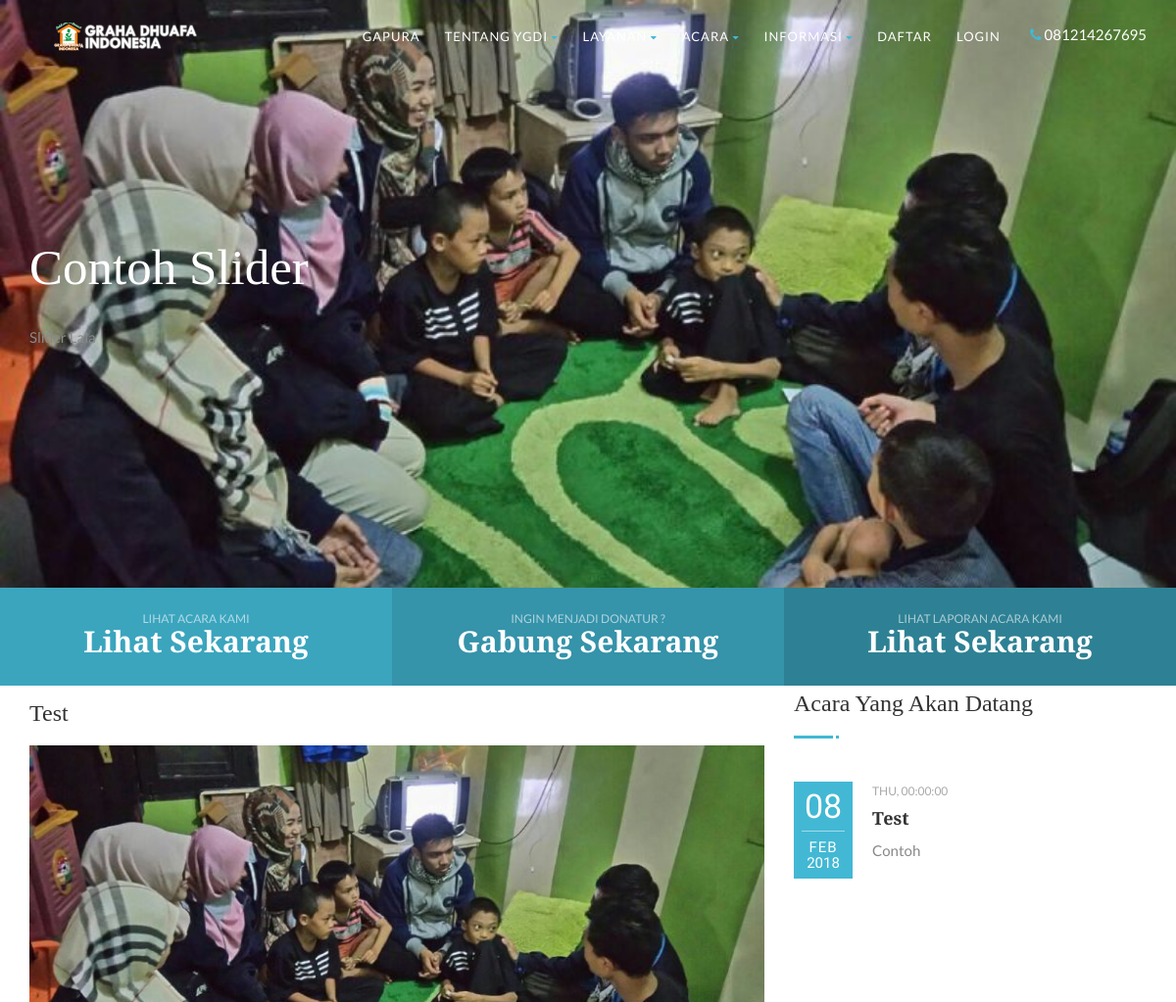
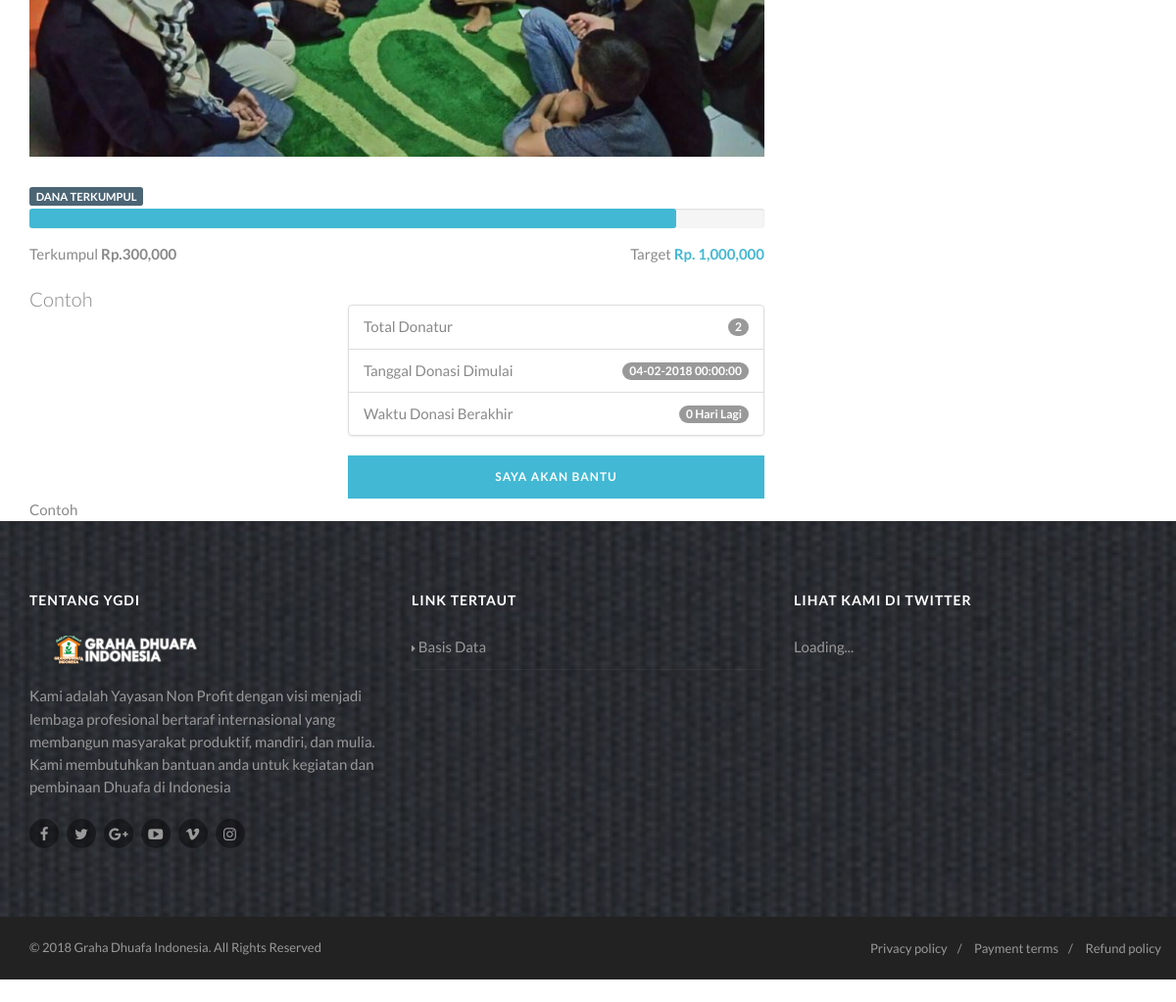
/public/detail/contoh-event, run on the app's committed database (2 pictures, top to bottom).
### tables this page shows
CREATE TABLE IF NOT EXISTS `galeri` (
`id_galeri` int(11) NOT NULL,
  `judul` varchar(50) NOT NULL,
  `deskripsi` varchar(255) NOT NULL,
  `img` varchar(50) NOT NULL,
  `id_admin` int(11) NOT NULL
);

CREATE TABLE IF NOT EXISTS `event` (
`id_event` int(11) NOT NULL,
  `slug` varchar(50) NOT NULL,
  `judul` varchar(100) NOT NULL,
  `deskripsi` text NOT NULL,
  `rangkuman` varchar(250) NOT NULL,
  `gambar` varchar(40) NOT NULL,
  `target_biaya` double NOT NULL,
  `mulai_acara` datetime NOT NULL,
  `selesai_acara` datetime NOT NULL,
  `mulai_donasi` datetime NOT NULL,
  `selesai_donasi` datetime NOT NULL,
  `dibuat` datetime NOT NULL DEFAULT CURRENT_TIMESTAMP,
  `id_admin` int(11) NOT NULL
);

### application/libraries/Template.php (called while the page is built, shortened)
<?php
class Template {
  public $ci;
  public function __construct()
  {
    $obj =& get_instance();
    $this->ci = $obj;
  }
  function diffdays($date_1 , $date_2 , $differenceFormat = '%a' )
  {
      $datetime1 = date_create($date_1);
      $datetime2 = date_create($date_2);
      $interval = date_diff($datetime1, $datetime2);
      return $interval->format($differenceFormat);
  }
  public function setTemplate($content,$addons="",$header="",$footer="",$js="",$css="")
  {
    $data = array();
    $data["data"] = $addons;
    $galeri = $this->ci->config->item("galeri");
    $data["data"]["galeri"] = $galeri->result();
    $resCSS = $this->ci->config->item("css");
    $resJS = $this->ci->config->item("js");
    if($js == "" && $css == ""){
      $data["css"] =  $resCSS;
      $data["js"] =   $resJS;
    }else{
      $data["css"] = $js;
      $data["js"] = $css;
    }
    if($header == "" && $footer == ""){
      $this->ci->load->view($content,$data);
    }else{
      $this->ci->load->view($header,$data);
      $this->ci->load->view($content,$data);
      $this->ci->load->view($footer,$data);
    }
  }
}

### application/controllers/public/Detail.php (called while the page is built, shortened)
<?php
class Detail extends CI_Controller{
  function page($slug = "")
  {
    if($slug != ""){
      $resCSS = $this->config->item("css");
      $resJS = $this->config->item("js");
      array_push($resJS,base_url("assets/js/detail.js"));
      $eventdetail = $this->event->find(array("slug"=>$slug));
      if($eventdetail->num_rows() > 0){
        $nowdate = date("Y-m-d H:i:s");
        $eventselanjutnya = $this->event->find(array("mulai_acara >="=>$nowdate));
        $this->template->setTemplate("public/deskripsi",array("judul"=>$eventdetail->row()->judul,"event_upcoming"=>$eventselanjutnya->result(),"slug"=>$slug,"event"=>$eventdetail->row()),"themepublic/header","themepublic/footer",$resCSS,$resJS);
      }else{
        redirect(base_url("notfound"));
      }
    }else{
      redirect(base_url("notfound"));
    }
  }
}

### index.php (called while the page is built, shortened)
<?php
require_once BASEPATH.'core/CodeIgniter.php';

### application/models/Galeri.php (called while the page is built, shortened)
<?php
class Galeri extends CI_Model{
  function find($value='')
  {
    if($value != ""){
      return $this->db->get_where("galeri",$value);
    }else{
      return $this->db->get("galeri");
    }
  }
}

### application/config/siteconfig.php (called while the page is built, shortened)
<?php
$obj =& get_instance();
$galeri = $obj->galeri->find();

### application/models/Event.php (called while the page is built, shortened)
<?php
class Event extends CI_Model{
  public $limit = 4;
  function find($value='')
  {
    if($value != ""){
      return $this->db->limit($this->limit,0)->order_by("id_event","desc")->where($value)->get("event");
    }else{
      return $this->db->limit($this->limit,0)->order_by("id_event","desc")->get("event");
    }
  }
  function eventdonasi($value = "",$status = 1){
    if($value != ""){
      return $this->db->select("*")->from("event a")->join("event_donasi b","a.id_event = b.id_event")->where("b.status",$status)->where($value)->get();
    }else{
      return $this->db->select("*")->from("event a")->join("event_donasi b","a.id_event = b.id_event")->where("b.status",$status)->get();
    }
  }
}

### application/views/public/deskripsi.php (the view)
<div class="content">
    <div class="container">
        <div class="row">
            <div id="konten" class="col-md-8 content-block">
                <h3><?= $data["judul"] ?></h3>
                <div class="post-media">
                    <img src="<?= base_url("_upload/".$data["event"]->gambar) ?>" alt="">
                </div>
                <?php
                  $dataEvent = $this->event->eventdonasi(array("slug"=>$data["slug"]));
                  $total = 0;
                  foreach ($dataEvent->result() as $key => $value) {
                    $total = $total +  $value->total_donasi;
                  }
                  $persentasi = ($total*100)/$data["event"]->target_biaya;
                  $diffdays = $this->template->diffdays(date("Y-m-d H:i:s"),$data["event"]->selesai_donasi);
                ?>
                  <span class="label label-default">Dana Terkumpul</span>
                  <div class="progress">
                        <div style="width: 88%;" class="progress-bar progress-bar-primary" data-appear-progress-animation="<?= $persentasi ?>%" data-appear-animation-delay="100"> <span class="progress-bar-tooltip"><?= $persentasi ?>%</span> </div>
                  </div>
                  <div class="pull-left">Terkumpul <strong>Rp.<?= number_format($total) ?></strong></div>
                  <div class="pull-right">Target <strong class="accent-color">Rp. <?= number_format($data["event"]->target_biaya) ?></strong></div>
                  <div class="spacer-20"></div>
                  <div class="row">
                    <div class="col-md-5 col-sm-5">
                      <p class="lead"><?= $data["event"]->rangkuman ?></p>
                    </div>
                      <div class="col-md-7 col-sm-7">
                          <ul class="list-group">
                          <li class="list-group-item">Total Donatur<span class="badge">2</span></li>
                          <li class="list-group-item">Tanggal Donasi Dimulai <span class="badge"><?= date("d-m-Y H:i:s",strtotime($data["event"]->mulai_donasi)) ?></span></li>
                          <li class="list-group-item">Waktu Donasi Berakhir <span class="badge"><?= (strtotime(date("Y-m-d H:i:s")) < strtotime($data["event"]->selesai_donasi))?$diffdays." Hari Lagi":"Donasi Ditutup" ?> </span></li>
                        </ul>
                          <button type="button" class="btn btn-primary btn-block" id="donasi" data-id="<?= $data["event"]->id_event ?>">Saya Akan Bantu</button>
                      </div>
                  </div>
                  <?= $data["event"]->deskripsi ?>
              </div>
              <div class="col-md-4 sidebar-block">
                <div class="widget events-calendar-widget">
                      <h3 class="widgettitle">Acara Yang Akan Datang</h3>
                      <div class="events-calendar-widget-body">
                          <ul class="events-compact-list">
                            <?php foreach ($data["event_upcoming"] as $key => $value): ?>
                              <li class="event-list-item">
                                <span class="event-date">
                                    <span class="date"><?= date("d",strtotime($value->mulai_acara)) ?></span>
                                      <span class="month"><?= date("M",strtotime($value->mulai_acara)) ?></span>
                                      <span class="year"><?= date("Y",strtotime($value->mulai_acara)) ?></span>
                                  </span>
                                  <div class="event-list-cont">
                                    <span class="meta-data"><?= date("D",strtotime($value->mulai_acara)) ?>, <?= date("H:i:s",strtotime($value->mulai_acara)) ?></span>
                                    <h4 class="post-title"><a href="#"><?= $value->judul ?></a></h4>
                                    <p><?= $value->deskripsi ?></p>
                                  </div>
                              </li>
                            <?php endforeach; ?>
                          </ul>
                      </div>
                  </div>
                </div>
          </div>
      </div>
  </div>

### application/views/themepublic/header.php (shortened to what this page needs)
<!DOCTYPE HTML>
<html class="no-js">
<head>
  <?php
    foreach ($css as $key => $value) {
        printf("<link href='%s' rel='stylesheet' type='text/css'>\n", $value);
    }
  ?>
</head>
<body class="home">
<div class="body">
    <div class="site-header-wrapper">
        <header class="site-header">
            <div class="container">
                <div class="site-logo">
                    <a href="<?= base_url() ?>" class="default-logo"><img src="<?= $this->config->item("logo") ?>" alt="Logo"></a>
                </div>
                <div class="header-info-col"><i class="fa fa-phone"></i> <?= $this->config->item("telepon") ?></div>
                <ul class="sf-menu dd-menu pull-right" role="menu">
                    <li>
                      <a href="<?= base_url() ?>">Gapura</a>
                    </li>
                    <li><a href="#">Tentang YGDI</a>
                    </li>
                    <li><a href="#">Layanan</a>
                    </li>
                    <li><a href="#">Acara</a>
                    </li>
                    <li><a href="#">Informasi</a>
                    </li>
                    <li><a href="#sectionBanner">Daftar</a>
                    <li><a href="<?= base_url("pengguna/login") ?>">Login</a>
              	</ul>
            </div>
        </header>
    </div>
    <div class="hero-area">
    <div class="flexslider heroflex hero-slider" data-autoplay="yes" data-pagination="yes" data-arrows="yes" data-style="fade" data-pause="yes">
      <ul class="slides">
        <?php foreach ($data["galeri"] as $key => $value): ?>
        <li class="parallax" style="background-image:url(<?= base_url("_upload/".$value->img) ?>)">
          <div class="flex-caption">
            <div class="container">
              <div class="flex-caption-table">
                <div class="flex-caption-cell">
                  <div class="flex-caption-text">
                    <h2><?= $value->judul ?></h2>
                    <?= $value->deskripsi ?>
                  </div>
                </div>
              </div>
            </div>
          </div>
        </li>
      <?php endforeach; ?>
        </ul>
    </div>
  </div>
    <div id="sectionBanner" class="featured-links row">
    	<a href="#" class="featured-link col-md-4 col-sm-4">
        	<span>Lihat Acara Kami</span>
        	<strong>Lihat Sekarang</strong>
        </a>
    	<a href="#" class="featured-link col-md-4 col-sm-4">
        	<span>Ingin Menjadi Donatur ?</span>
        	<strong>Gabung Sekarang</strong>
        </a>
    	<a href="#" class="featured-link col-md-4 col-sm-4">
        	<span>Lihat Laporan Acara Kami</span>
        	<strong>Lihat Sekarang</strong>
        </a>
    </div>
    <div id="main-container">

### assets/colors/color1.css (style rules this page uses)
a, .text-primary, .btn-primary .badge, .btn-link,a.list-group-item.active > .badge,.nav-pills > .active > a > .badge, p.drop-caps:first-child:first-letter, .accent-color, .nav-np .next:hover, .nav-np .prev:hover, .basic-link, .pagination > li > a:hover,.pagination > li > span:hover,.pagination > li > a:focus,.pagination > li > span:focus, .icon-box-inline span, .pricing-column h3, .post .post-title a:hover, a, .post-actions .comment-count a:hover, .pricing-column .features a:hover, a:hover, .list-group-item a:hover, .icon-box.ibox-plain .ibox-icon i,.icon-box.ibox-plain .ibox-icon img, .icon-box.ibox-border .ibox-icon i,.icon-box.ibox-border .ibox-icon img, address strong, ul.checks > li > i, ul.angles > li > i, ul.carets > li > i, ul.chevrons > li > i, ul.icons > li > i, .widget li .meta-data a:hover, .sort-source li.active a, #menu-toggle:hover, .footer-menu li a:hover, .megamenu-sub-title i, .dd-menu .megamenu-container ul li a:hover, .fact-ico, .widget_categories ul li a:hover, .widget_archive ul li a:hover, .widget_recent_entries ul li a:hover, .widget_recent_entries ul li a:hover, .widget_recent_comments ul li a:hover, .widget_links ul li a:hover, .widget_meta ul li a:hover, .widget.recent_posts ul li h5 a:hover, .testimonial-block blockquote:before, .testimonial-info strong, .header-style2 .dd-menu > li:hover > a, .header-style3 .dd-menu > li:hover > a, .widget_links ul li.active a, .causes-list-item h4 a, .urgent-cause .post-title a, .site-footer .sp-links:hover strong, .header-info-col i, .flex-caption-cause h3 a, .dd-menu > li > a > i, .cause-target, .owl-carousel .blog-grid-item h3 a:hover, .sticky .dd-menu > li:hover > a > i, .header-style2 .dd-menu > li:hover > a > i, .header-style3 .dd-menu > li:hover > a > i { color:#42b8d4; }
p.drop-caps.secondary:first-child:first-letter, .accent-bg, .btn-primary, .btn-primary.disabled, .btn-primary[disabled], fieldset[disabled] .btn-primary, .btn-primary.disabled:hover, .btn-primary[disabled]:hover, fieldset[disabled] .btn-primary:hover, .btn-primary.disabled:focus, .btn-primary[disabled]:focus, fieldset[disabled] .btn-primary:focus, .btn-primary.disabled:active, .btn-primary[disabled]:active, fieldset[disabled] .btn-primary:active, .btn-primary.disabled.active, .btn-primary[disabled].active, fieldset[disabled] .btn-primary.active, .dropdown-menu > .active > a, .dropdown-menu > .active > a:hover, .dropdown-menu > .active > a:focus, .nav-pills > li.active > a, .nav-pills > li.active > a:hover, .nav-pills > li.active > a:focus, .pagination > .active > a, .pagination > .active > span, .pagination > .active > a:hover, .pagination > .active > span:hover, .pagination > .active > a:focus, .pagination > .active > span:focus, .label-primary, .progress-bar-primary, a.list-group-item.active, a.list-group-item.active:hover, a.list-group-item.active:focus, .panel-primary > .panel-heading, .carousel-indicators .active, .flex-control-nav a:hover, .flex-control-nav a.flex-active, .media-box .media-box-wrapper, .icon-box.icon-box-style1:hover .ico, .owl-theme .owl-page.active span, .owl-theme .owl-controls.clickable .owl-page:hover span, .ibox-effect.ibox-dark .ibox-icon i:hover,.ibox-effect.ibox-dark:hover .ibox-icon i,.ibox-border.ibox-effect.ibox-dark .ibox-icon i:after, .icon-box .ibox-icon i,.icon-box .ibox-icon img, .icon-box .ibox-icon i,.icon-box .ibox-icon img, .icon-box.ibox-dark.ibox-outline:hover .ibox-icon i, .pricing-column.highlight h3, #back-to-top:hover, .widget_donations, .fblock-image-overlay, .overlay-accent, .page-banner, .tag-cloud a:hover, .nav-tabs > li.active > a, .nav-tabs > li.active > a:hover, .nav-tabs > li.active > a:focus, .accordion-heading .accordion-toggle.active, .predefined-amount li label.selected, .donation-choice-breaker, .event-date, .featured-links, hr.sm, hr.sm:before, hr.sm:after, .gallery-updates, .block-title:before, .block-title:after, .widgettitle:before, .widgettitle:after, .timer-col.count-days { background-color: #42b8d4; }

### data on the page
galeri: img (picture), judul "Contoh Slider", deskripsi "Slider Lala"
event: judul "Test", gambar (picture), target_biaya "1,000,000", rangkuman "Contoh", mulai_donasi "04-02-2018 00:00:00", selesai_donasi "0", deskripsi "Contoh", mulai_acara "08", mulai_acara "FEB", mulai_acara "2018", mulai_acara "THU", mulai_acara "00:00:00"

### other printed values
$this->config->item("telepon") "081214267695"
$total "300,000"
